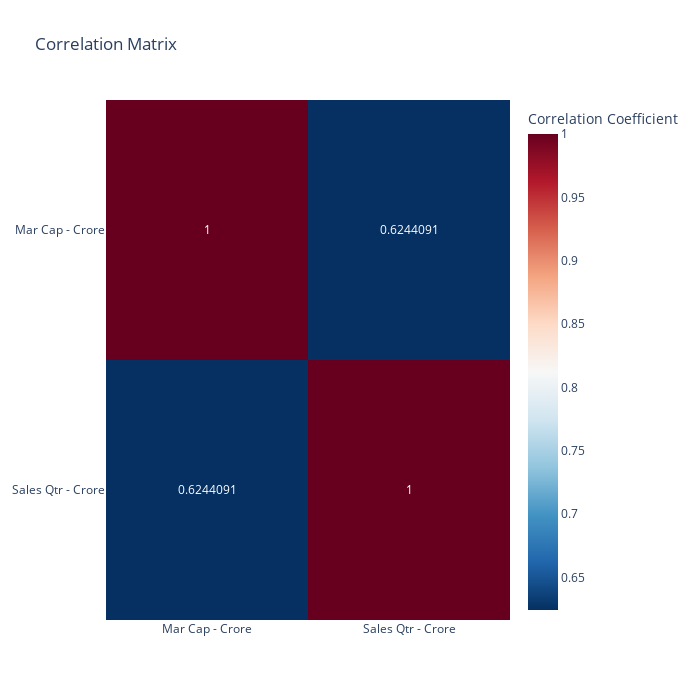

Notebook code for this chart:
### Code cell
import plotly.express as px
import pandas as pd

# Assuming df is already defined

# Pilih kolom numerik saja, dan drop baris yang memiliki nilai NaN
numeric_df = df.select_dtypes(include=[float, int]).dropna()

# Hitung matriks korelasi
correlation_matrix = numeric_df.corr()

# Buat heatmap dari matriks korelasi
fig = px.imshow(correlation_matrix, 
                text_auto=True, 
                aspect="auto",
                title='Correlation Matrix',
                color_continuous_scale='RdBu_r',
                labels=dict(color="Correlation Coefficient"))  # Label untuk skala warna
fig.update_layout(autosize=False, width=700, height=700)  # Sesuaikan ukuran heatmap

fig.show()

### Figure 1 — Plotly figure (JSON) as saved in the notebook; plotly's stock layout.template omitted (floating-point values rounded to 4 significant figures)
{"data": [{"coloraxis": "coloraxis", "hovertemplate": "x: %{x}<br>y: %{y}<br>Correlation Coefficient: %{z}<extra></extra>", "name": "0", "texttemplate": "%{z}", "type": "heatmap", "x": ["Mar Cap - Crore", "Sales Qtr - Crore"], "xaxis": "x", "y": ["Mar Cap - Crore", "Sales Qtr - Crore"], "yaxis": "y", "z": [[1, 0.6244], [0.6244, 1]]}], "layout": {"autosize": false, "coloraxis": {"colorbar": {"title": {"text": "Correlation Coefficient"}}, "colorscale": [[0, "rgb(5,48,97)"], [0.1, "rgb(33,102,172)"], [0.2, "rgb(67,147,195)"], [0.3, "rgb(146,197,222)"], [0.4, "rgb(209,229,240)"], [0.5, "rgb(247,247,247)"], [0.6, "rgb(253,219,199)"], [0.7, "rgb(244,165,130)"], [0.8, "rgb(214,96,77)"], [0.9, "rgb(178,24,43)"], [1, "rgb(103,0,31)"]]}, "height": 700, "title": {"text": "Correlation Matrix"}, "width": 700, "xaxis": {"anchor": "y", "autorange": true, "domain": [0, 1], "range": [-0.5, 1.5], "type": "category"}, "yaxis": {"anchor": "x", "autorange": true, "domain": [0, 1], "range": [1.5, -0.5], "type": "category"}}}
